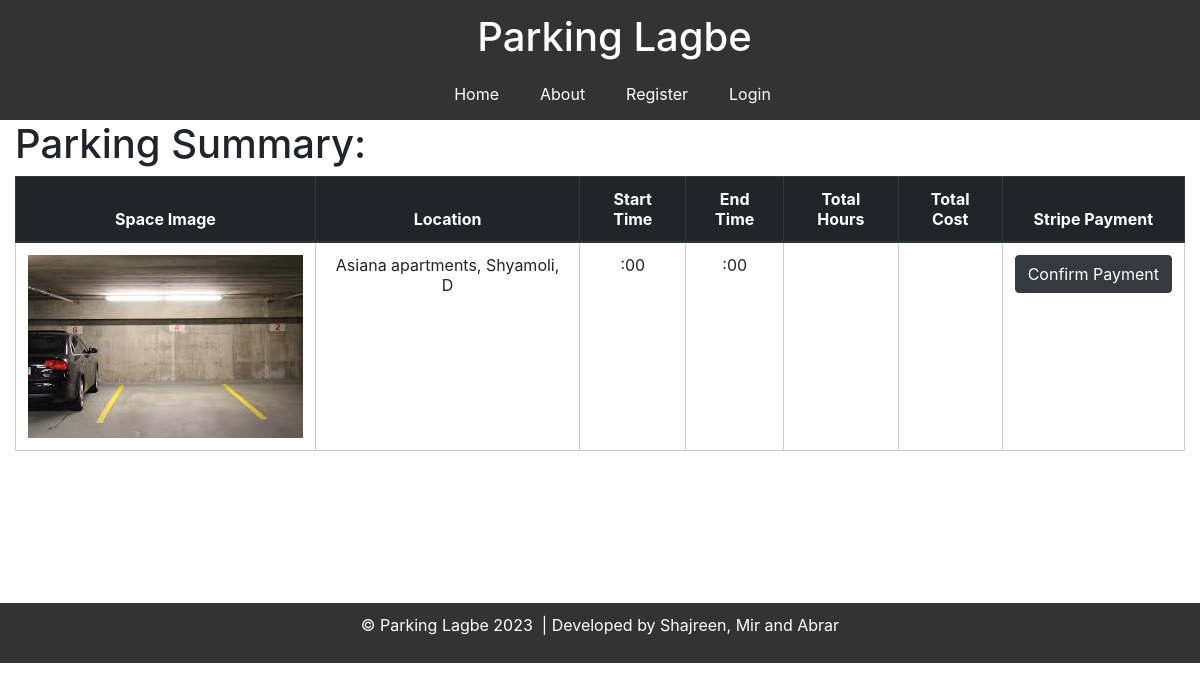
The page /PHP/payment.php?pid=25 on the database its author committed.
### tables this page shows
CREATE TABLE `parkingspotdetails` (
  `PID` int(11) NOT NULL,
  `UID` int(11) NOT NULL,
  `Plocation` varchar(30) NOT NULL,
  `Pcoordinate` point NOT NULL,
  `Pphoto` text NOT NULL,
  `Psize` varchar(20) NOT NULL,
  `Costhour` float NOT NULL,
  `Security` varchar(40) NOT NULL,
  `Others` varchar(60) NOT NULL
);

### PHP/payment.php (the view, shortened to what this page needs)
<?php
require_once "connect.php";
?>
<html lang="en">
<head>
  <link rel="stylesheet" type="text/css" href="../Css/payment.css" />
  <link rel="stylesheet" href="https://cdn.jsdelivr.net/npm/bootstrap@4.1.3/dist/css/bootstrap.min.css"
 />
</head>
<body>
  <?php
  if(isset($_SESSION["username"]) || isset($_COOKIE["username"]))
  {
    if(isset($_SESSION["username"])){
      $user= $_SESSION["username"];
    }
    else if(isset($_COOKIE["username"])){
      $user=$_COOKIE["username"];
    }
    echo '<nav class="navbar navbar-expand-lg navbar-light ">';
    echo '    <a class="navbar-brand" href="home.php">';
    echo '      <h1>Parking Lagbe</h1>';
    echo '    </a>';
    echo '    <button class="navbar-toggler btn-btn-success" type="button" data-toggle="collapse"';
    echo '      data-target="#navbarSupportedContent" aria-controls="navbarSupportedContent" aria-expanded="false"';
    echo '      aria-label="Toggle navigation">';
    echo '      <span class="navbar-toggler-icon"></span>';
    echo '    </button>';
    echo '    <div class="collapse navbar-collapse" id="navbarSupportedContent">';
    echo '      <ul class="navbar-nav">';
    echo '        <li class="nav-item active">';
    echo "          <a class='nav-link' href='userprofile.php'> $user <span class='sr-only'>(current)</span></a>";
    echo '        </li>';
    echo '        <li class="nav-item active">';
    echo '          <a class="nav-link" href="home.php">Home <span class="sr-only">(current)</span></a>';
    echo '        </li>';
    echo '        <li class="nav-item">';
    echo '          <a class="nav-link" href="about.php">About</a>';
    echo '        </li>';
    echo '        <li class="nav-item">';
    echo '          <a class="nav-link" href="logout.php">Logout</a>';
    echo '        </li>';
    echo '      </ul>';
    echo '    </div>';
    echo '  </nav>';
  }
  else{
echo '<nav class="navbar navbar-expand-lg navbar-light ">';
echo '    <a class="navbar-brand" href="home.php">';
echo '      <h1>Parking Lagbe</h1>';
echo '    </a>';
echo '    <div class="collapse navbar-collapse" id="navbarSupportedContent">';
echo '      <ul class="navbar-nav">';
echo '        <li class="nav-item active">';
echo '          <a class="nav-link" href="home.php">Home <span class="sr-only">(current)</span></a>';
echo '        </li>';
echo '        <li class="nav-item">';
echo '          <a class="nav-link" href="about.php">About</a>';
echo '        </li>';
echo '        <li class="nav-item">';
echo '          <a class="nav-link" href="register.php">Register</a>';
echo '        </li>';
echo '        <li class="nav-item">';
echo '          <a class="nav-link" href="login.php">Login</a>';
echo '        </li>';
echo '      </ul>';
echo '    </div>';
echo '  </nav>';
  }
  ?>
  <?php
      $pid=$_GET['pid'];
      $start=$_GET['start'];
      $end=$_GET['end'];
      $totalhrs=$_GET['hour'];
      $totalcost=$_GET['cost'];
      $sql="SELECT * FROM `parkingspotdetails` WHERE PID='$pid'";
      $result=mysqli_query($conn,$sql);
      $row=mysqli_fetch_assoc($result);
      $location=$row['Plocation'];
      $photo=$row['Pphoto'];
    ?>
 <?php
 echo "<form method='post' action='checkout.php'>";
 echo "<div class=\"container-fluid\">";
 echo "    <div>";
 echo "      <h1>Parking Summary:</h1>";
 echo "    </div>";
 echo "    <div class=\"table-responsive-md\">";
 echo "      <table class=\"table\">";
 echo "        <thead class=\"thead-dark\">";
 echo "          <tr>";
 echo "            <th scope=\"col\">Space Image</th>";
 echo "            <th scope=\"col\">Location</th>";
 echo "            <th scope=\"col\">Start Time</th>";
 echo "            <th scope=\"col\">End Time</th>";
 echo "            <th scope=\"col\">Total Hours</th>";
 echo "            <th scope=\"col\">Total Cost</th>";
 echo "            <th scope=\"col\">Stripe Payment</th>";
 echo "          </tr>";
 echo "        </thead>";
 echo "        <tbody>";
 echo "          <tr>";
 echo "            <th scope=\"row\">  <img src='$photo' alt=\"\"> </th>";
 echo "            <td>$location</td>";
 if($start=="10" || $start=="20"){
  $strim=rtrim($start, '0');
  $strim=$strim.'0';
  }else{
    $strim=rtrim($start, '0');
  }
  if($end=="10" || $end=="20"){
    $etrim=rtrim($end, '0');
    $etrim=$etrim.'0';
  }
  else{
    $etrim=rtrim($end, '0');
  }
 echo "            <td>$strim:00</td>";
 echo "            <td>$etrim:00</td>";
 echo "            <td>$totalhrs</td>";
 echo "            <td>$totalcost</td>";
 echo "            <td><button type=\"submit\" name=\"submit\" class=\"btn btn-dark\">Confirm Payment</button></td>";
 echo "          </tr>";
 echo "        </tbody>";
 echo "      </table>";
 echo "    </div>";
 echo "  </div>";
 echo "</form>";
 ?>
  <footer class="myfoot">
    <p>
      ©&nbsp;Parking Lagbe 2023 &nbsp;| Developed by Shajreen, Mir and Abrar
    </p>
  </footer>
</body>
</html>

### Css/payment.css (style rules this page uses)
body { margin: 0; padding: 0; min-height: 100vh; display: flex; flex-direction: column; }
nav.navbar.navbar-expand-lg.navbar-light { flex-direction: column; height: 120px; }
li { padding-left: 25px; }
.navbar-brand { margin-left: 45px; }
.navbar-brand h1 { color: white; }
.nav-link { color: rgb(255, 255, 255) !important; }
.navbar { background-color: #333; color: white; }
.myfoot { background-color: #333; color: white; text-align: center; padding: 10px; position: sticky; bottom: 0; }
td { padding: 10px; }
table { width: 100%; border-collapse: collapse; }
table, th, td { border: 1px solid #ccc; padding: 8px; text-align: center; }

### rows shown on the page
parkingspotdetails: Pphoto (picture), Plocation "Asiana apartments, Shyamoli, D"
